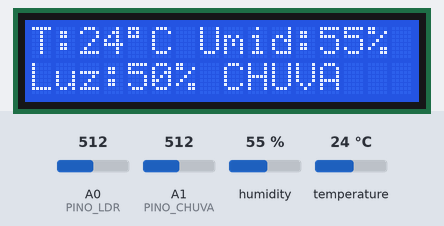
Simulated run of this sketch. Board: Arduino Uno, built with avr-gcc and run on an emulated ATmega328P. On the bench: 16×2 character LCD. The test bench sets the inputs (shaded band); at power-on: A1 (PINO_CHUVA) = 512, humidity 55 %, A0 (PINO_LDR) = 512, temperature 24 °C. What the sketch prints to the serial monitor is not drawn.

Above: at 2.7 s.
2.8 s: A1 (PINO_CHUVA) set to 634
5.5 s: A1 (PINO_CHUVA) set to 668
At 7.1 s:
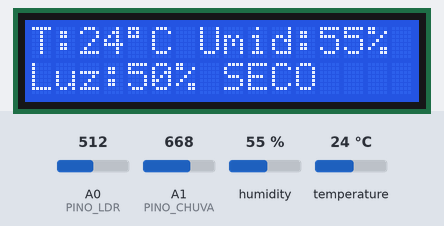
8.2 s: humidity set to 22 %
At 11.2 s:
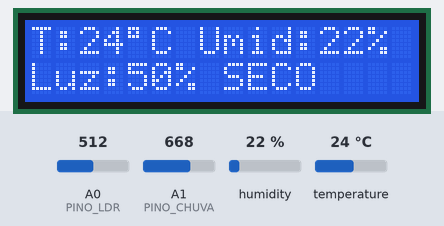
11.5 s: A0 (PINO_LDR) set to 660
At 13.1 s:
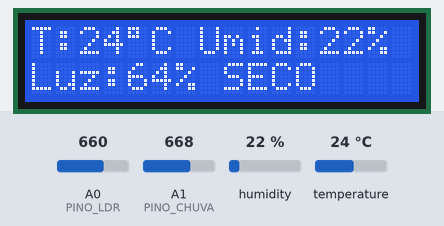
14.2 s: temperature set to 12 °C
At 18.6 s:
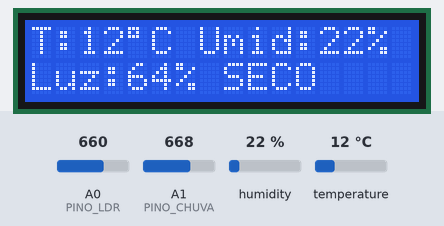
19.5 s: A0 (PINO_LDR) set to 640
At 20.5 s:
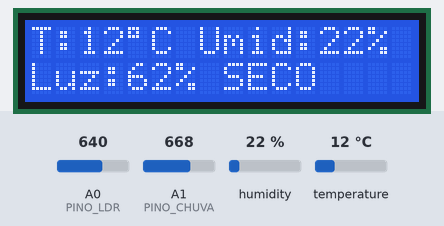
Timing chart, 0 to 22.5 s (numbered marks = the images above; inputs shaded):
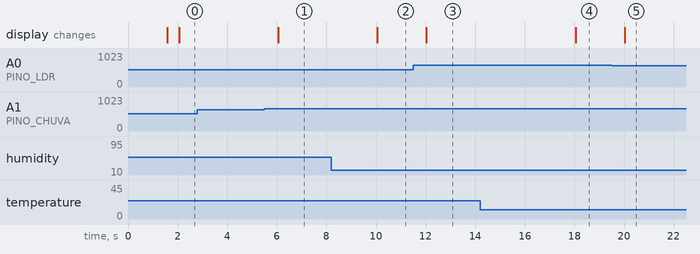

The sketch:

p06_estacao_meteorologica.ino
```cpp
/*
 * Projeto 06: Estação Meteorológica
 * O que faz: Monitora Temperatura, Umidade (DHT11), Luz (LDR) e Chuva e exibe tudo no LCD 16x2 I2C.
 * Ligações: D2 (DHT11), A0 (LDR), A1 (Sensor de Chuva AO), A4 (LCD SDA), A5 (LCD SCL)
 * Bibliotecas: Wire, LiquidCrystal I2C, DHT sensor library
 * Material: 80 Projetos Arduino
 */

#include <Wire.h>
#include <LiquidCrystal_I2C.h>
#include <DHT.h>

const byte PINO_DHT = 2;        // Dados do sensor DHT11
const byte PINO_LDR = A0;       // Divisor de tensão do LDR
const byte PINO_CHUVA = A1;     // Saída analógica AO do sensor de chuva
const byte PINO_I2C_SDA = A4;   // I2C SDA do LCD
const byte PINO_I2C_SCL = A5;   // I2C SCL do LCD

const byte ENDERECO_LCD = 0x27; // AJUSTE AQUI: 0x27 ou 0x3F
const int LIMIAR_CHUVA = 650;   // AJUSTE AQUI: leitura A1 abaixo disso indica chuva

LiquidCrystal_I2C lcd(ENDERECO_LCD, 16, 2);
DHT dht(PINO_DHT, DHT11);

unsigned long ultimaAtualizacao = 0;

void setup() {
  Serial.begin(9600);
  (void)PINO_I2C_SDA;
  (void)PINO_I2C_SCL;

  dht.begin();
  lcd.init();
  lcd.backlight();

  lcd.setCursor(0, 0);
  lcd.print(F("Estacao Clima"));
  lcd.setCursor(0, 1);
  lcd.print(F("Iniciando..."));
  Serial.println(F("Sistema pronto! Estação Meteorológica ativa."));
  delay(1500);
  lcd.clear();
}

void loop() {
  if (millis() - ultimaAtualizacao >= 2000) {
    ultimaAtualizacao = millis();

    float temp = dht.readTemperature();
    float umid = dht.readHumidity();
    int leituraLuz = analogRead(PINO_LDR);
    int leituraChuva = analogRead(PINO_CHUVA);

    int pctLuz = map(leituraLuz, 0, 1023, 0, 100);
    bool chovendo = (leituraChuva < LIMIAR_CHUVA);

    lcd.setCursor(0, 0);
    if (isnan(temp) || isnan(umid)) {
      lcd.print(F("DHT11: verificar"));
    } else {
      lcd.print(F("T:"));
      lcd.print((int)temp);
      lcd.write(223);
      lcd.print(F("C Umid:"));
      lcd.print((int)umid);
      lcd.print(F("%   "));
    }

    lcd.setCursor(0, 1);
    lcd.print(F("Luz:"));
    lcd.print(pctLuz);
    lcd.print(F("% "));
    lcd.print(chovendo ? F("CHUVA   ") : F("SECO    "));

    Serial.print(F("T: "));
    Serial.print(temp, 1);
    Serial.print(F(" C | U: "));
    Serial.print((int)umid);
    Serial.print(F("% | Luz: "));
    Serial.print(pctLuz);
    Serial.print(F("% | Tempo: "));
    Serial.println(chovendo ? F("CHUVA") : F("SECO"));
  }
}
```

Measured:
- the behaviour switches between 649 and 650 on A1 (PINO_CHUVA) (found by bisection; images 0 and 1)
- after the input at 2.8 s, every drawn part: stays the same
- after the input at 5.5 s, the display: changes after 0.56 s (image 1)
- after the input at 8.2 s, the display: changes after 1.9 s (image 2)
- after the input at 11.5 s, the display: changes after 0.53 s (image 3)
- after the input at 14.2 s, the display: changes after 3.9 s (image 4)
- after the input at 19.5 s, the display: changes after 0.54 s (image 5)
